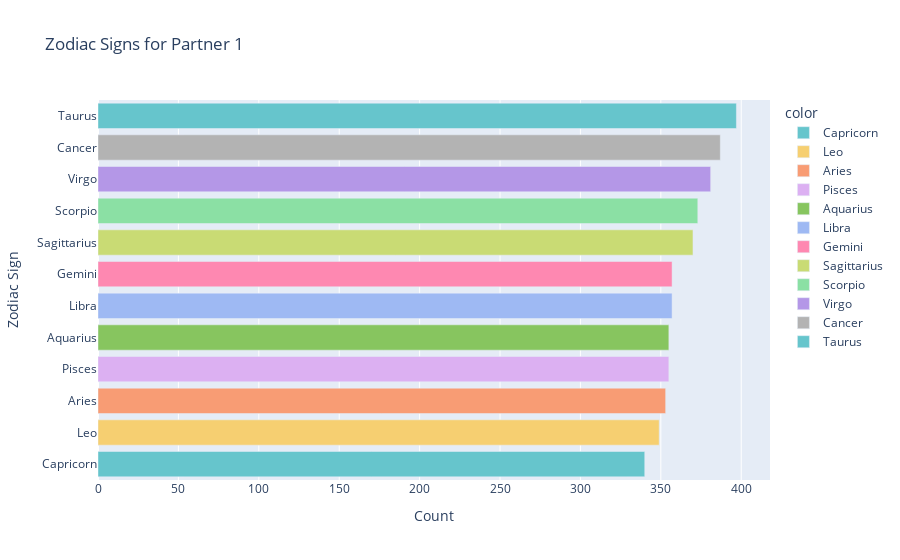
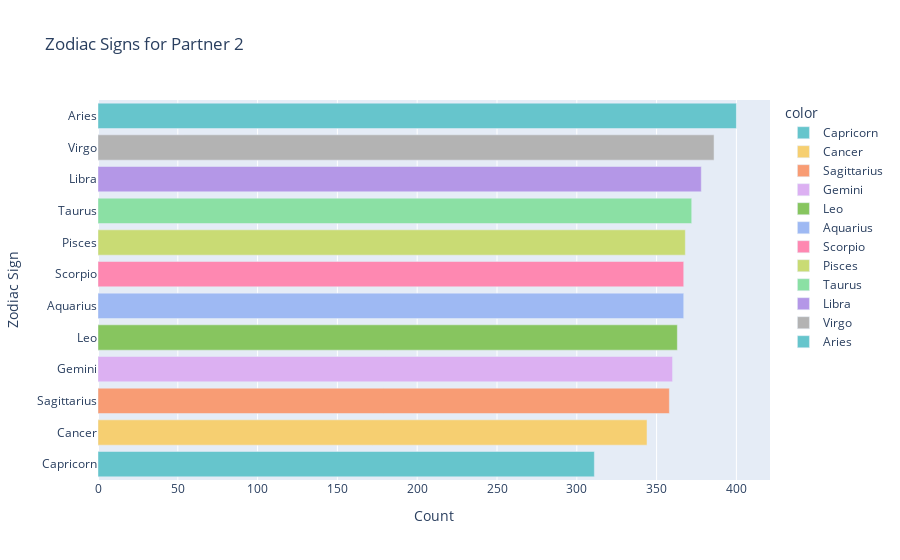

The code cell stored with these charts, in order, in its notebook:
### Code cell
# we have crean data ready to be vizualise
# Plotting a chart for the number of men zodiac signs across the data



# For Partner 1
chains_partner1 = data['Zod_sign_partner_1'].value_counts().sort_values(ascending=True)
fig_partner1 = px.bar(x=chains_partner1.values, y=chains_partner1.index, orientation='h',
                      labels={'x': 'Count', 'y': 'Zodiac Sign'},
                      title='Zodiac Signs for Partner 1',
                      color=chains_partner1.index, color_continuous_scale=['deepskyblue']*len(chains_partner1.index),
                      color_discrete_sequence=px.colors.qualitative.Pastel*len(chains_partner1.index),
                      )

# For Partner 2
chains_partner2 = data['Zod_sign_partner_2'].value_counts().sort_values(ascending=True)
fig_partner2 = px.bar(x=chains_partner2.values, y=chains_partner2.index, orientation='h',
                      labels={'x': 'Count', 'y': 'Zodiac Sign'},
                      title='Zodiac Signs for Partner 2',
                      color=chains_partner2.index, color_continuous_scale=['deepskyblue']*len(chains_partner2.index),
                      color_discrete_sequence=px.colors.qualitative.Pastel*len(chains_partner2.index),
                      )

fig_partner1.show()
fig_partner2.show()

### Figure 1 — Plotly figure (JSON) as saved in the notebook; plotly's stock layout.template omitted (floating-point values rounded to 4 significant figures)
{"data": [{"alignmentgroup": "True", "hovertemplate": "color=Capricorn<br>Count=%{x}<br>Zodiac Sign=%{y}<extra></extra>", "legendgroup": "Capricorn", "marker": {"color": "rgb(102, 197, 204)", "pattern": {"shape": ""}}, "name": "Capricorn", "offsetgroup": "Capricorn", "orientation": "h", "showlegend": true, "textposition": "auto", "type": "bar", "x": [340], "xaxis": "x", "y": ["Capricorn"], "yaxis": "y"}, {"alignmentgroup": "True", "hovertemplate": "color=Leo<br>Count=%{x}<br>Zodiac Sign=%{y}<extra></extra>", "legendgroup": "Leo", "marker": {"color": "rgb(246, 207, 113)", "pattern": {"shape": ""}}, "name": "Leo", "offsetgroup": "Leo", "orientation": "h", "showlegend": true, "textposition": "auto", "type": "bar", "x": [349], "xaxis": "x", "y": ["Leo"], "yaxis": "y"}, {"alignmentgroup": "True", "hovertemplate": "color=Aries<br>Count=%{x}<br>Zodiac Sign=%{y}<extra></extra>", "legendgroup": "Aries", "marker": {"color": "rgb(248, 156, 116)", "pattern": {"shape": ""}}, "name": "Aries", "offsetgroup": "Aries", "orientation": "h", "showlegend": true, "textposition": "auto", "type": "bar", "x": [353], "xaxis": "x", "y": ["Aries"], "yaxis": "y"}, {"alignmentgroup": "True", "hovertemplate": "color=Pisces<br>Count=%{x}<br>Zodiac Sign=%{y}<extra></extra>", "legendgroup": "Pisces", "marker": {"color": "rgb(220, 176, 242)", "pattern": {"shape": ""}}, "name": "Pisces", "offsetgroup": "Pisces", "orientation": "h", "showlegend": true, "textposition": "auto", "type": "bar", "x": [355], "xaxis": "x", "y": ["Pisces"], "yaxis": "y"}, {"alignmentgroup": "True", "hovertemplate": "color=Aquarius<br>Count=%{x}<br>Zodiac Sign=%{y}<extra></extra>", "legendgroup": "Aquarius", "marker": {"color": "rgb(135, 197, 95)", "pattern": {"shape": ""}}, "name": "Aquarius", "offsetgroup": "Aquarius", "orientation": "h", "showlegend": true, "textposition": "auto", "type": "bar", "x": [355], "xaxis": "x", "y": ["Aquarius"], "yaxis": "y"}, {"alignmentgroup": "True", "hovertemplate": "color=Libra<br>Count=%{x}<br>Zodiac Sign=%{y}<extra></extra>", "legendgroup": "Libra", "marker": {"color": "rgb(158, 185, 243)", "pattern": {"shape": ""}}, "name": "Libra", "offsetgroup": "Libra", "orientation": "h", "showlegend": true, "textposition": "auto", "type": "bar", "x": [357], "xaxis": "x", "y": ["Libra"], "yaxis": "y"}, {"alignmentgroup": "True", "hovertemplate": "color=Gemini<br>Count=%{x}<br>Zodiac Sign=%{y}<extra></extra>", "legendgroup": "Gemini", "marker": {"color": "rgb(254, 136, 177)", "pattern": {"shape": ""}}, "name": "Gemini", "offsetgroup": "Gemini", "orientation": "h", "showlegend": true, "textposition": "auto", "type": "bar", "x": [357], "xaxis": "x", "y": ["Gemini"], "yaxis": "y"}, {"alignmentgroup": "True", "hovertemplate": "color=Sagittarius<br>Count=%{x}<br>Zodiac Sign=%{y}<extra></extra>", "legendgroup": "Sagittarius", "marker": {"color": "rgb(201, 219, 116)", "pattern": {"shape": ""}}, "name": "Sagittarius", "offsetgroup": "Sagittarius", "orientation": "h", "showlegend": true, "textposition": "auto", "type": "bar", "x": [370], "xaxis": "x", "y": ["Sagittarius"], "yaxis": "y"}, {"alignmentgroup": "True", "hovertemplate": "color=Scorpio<br>Count=%{x}<br>Zodiac Sign=%{y}<extra></extra>", "legendgroup": "Scorpio", "marker": {"color": "rgb(139, 224, 164)", "pattern": {"shape": ""}}, "name": "Scorpio", "offsetgroup": "Scorpio", "orientation": "h", "showlegend": true, "textposition": "auto", "type": "bar", "x": [373], "xaxis": "x", "y": ["Scorpio"], "yaxis": "y"}, {"alignmentgroup": "True", "hovertemplate": "color=Virgo<br>Count=%{x}<br>Zodiac Sign=%{y}<extra></extra>", "legendgroup": "Virgo", "marker": {"color": "rgb(180, 151, 231)", "pattern": {"shape": ""}}, "name": "Virgo", "offsetgroup": "Virgo", "orientation": "h", "showlegend": true, "textposition": "auto", "type": "bar", "x": [381], "xaxis": "x", "y": ["Virgo"], "yaxis": "y"}, {"alignmentgroup": "True", "hovertemplate": "color=Cancer<br>Count=%{x}<br>Zodiac Sign=%{y}<extra></extra>", "legendgroup": "Cancer", "marker": {"color": "rgb(179, 179, 179)", "pattern": {"shape": ""}}, "name": "Cancer", "offsetgroup": "Cancer", "orientation": "h", "showlegend": true, "textposition": "auto", "type": "bar", "x": [387], "xaxis": "x", "y": ["Cancer"], "yaxis": "y"}, {"alignmentgroup": "True", "hovertemplate": "color=Taurus<br>Count=%{x}<br>Zodiac Sign=%{y}<extra></extra>", "legendgroup": "Taurus", "marker": {"color": "rgb(102, 197, 204)", "pattern": {"shape": ""}}, "name": "Taurus", "offsetgroup": "Taurus", "orientation": "h", "showlegend": true, "textposition": "auto", "type": "bar", "x": [397], "xaxis": "x", "y": ["Taurus"], "yaxis": "y"}], "layout": {"barmode": "relative", "legend": {"title": {"text": "color"}, "tracegroupgap": 0}, "title": {"text": "Zodiac Signs for Partner 1"}, "xaxis": {"anchor": "y", "domain": [0, 1], "title": {"text": "Count"}}, "yaxis": {"anchor": "x", "domain": [0, 1], "title": {"text": "Zodiac Sign"}}}}

### Figure 2 — Plotly figure (JSON) as saved in the notebook; plotly's stock layout.template omitted (floating-point values rounded to 4 significant figures)
{"data": [{"alignmentgroup": "True", "hovertemplate": "color=Capricorn<br>Count=%{x}<br>Zodiac Sign=%{y}<extra></extra>", "legendgroup": "Capricorn", "marker": {"color": "rgb(102, 197, 204)", "pattern": {"shape": ""}}, "name": "Capricorn", "offsetgroup": "Capricorn", "orientation": "h", "showlegend": true, "textposition": "auto", "type": "bar", "x": [311], "xaxis": "x", "y": ["Capricorn"], "yaxis": "y"}, {"alignmentgroup": "True", "hovertemplate": "color=Cancer<br>Count=%{x}<br>Zodiac Sign=%{y}<extra></extra>", "legendgroup": "Cancer", "marker": {"color": "rgb(246, 207, 113)", "pattern": {"shape": ""}}, "name": "Cancer", "offsetgroup": "Cancer", "orientation": "h", "showlegend": true, "textposition": "auto", "type": "bar", "x": [344], "xaxis": "x", "y": ["Cancer"], "yaxis": "y"}, {"alignmentgroup": "True", "hovertemplate": "color=Sagittarius<br>Count=%{x}<br>Zodiac Sign=%{y}<extra></extra>", "legendgroup": "Sagittarius", "marker": {"color": "rgb(248, 156, 116)", "pattern": {"shape": ""}}, "name": "Sagittarius", "offsetgroup": "Sagittarius", "orientation": "h", "showlegend": true, "textposition": "auto", "type": "bar", "x": [358], "xaxis": "x", "y": ["Sagittarius"], "yaxis": "y"}, {"alignmentgroup": "True", "hovertemplate": "color=Gemini<br>Count=%{x}<br>Zodiac Sign=%{y}<extra></extra>", "legendgroup": "Gemini", "marker": {"color": "rgb(220, 176, 242)", "pattern": {"shape": ""}}, "name": "Gemini", "offsetgroup": "Gemini", "orientation": "h", "showlegend": true, "textposition": "auto", "type": "bar", "x": [360], "xaxis": "x", "y": ["Gemini"], "yaxis": "y"}, {"alignmentgroup": "True", "hovertemplate": "color=Leo<br>Count=%{x}<br>Zodiac Sign=%{y}<extra></extra>", "legendgroup": "Leo", "marker": {"color": "rgb(135, 197, 95)", "pattern": {"shape": ""}}, "name": "Leo", "offsetgroup": "Leo", "orientation": "h", "showlegend": true, "textposition": "auto", "type": "bar", "x": [363], "xaxis": "x", "y": ["Leo"], "yaxis": "y"}, {"alignmentgroup": "True", "hovertemplate": "color=Aquarius<br>Count=%{x}<br>Zodiac Sign=%{y}<extra></extra>", "legendgroup": "Aquarius", "marker": {"color": "rgb(158, 185, 243)", "pattern": {"shape": ""}}, "name": "Aquarius", "offsetgroup": "Aquarius", "orientation": "h", "showlegend": true, "textposition": "auto", "type": "bar", "x": [367], "xaxis": "x", "y": ["Aquarius"], "yaxis": "y"}, {"alignmentgroup": "True", "hovertemplate": "color=Scorpio<br>Count=%{x}<br>Zodiac Sign=%{y}<extra></extra>", "legendgroup": "Scorpio", "marker": {"color": "rgb(254, 136, 177)", "pattern": {"shape": ""}}, "name": "Scorpio", "offsetgroup": "Scorpio", "orientation": "h", "showlegend": true, "textposition": "auto", "type": "bar", "x": [367], "xaxis": "x", "y": ["Scorpio"], "yaxis": "y"}, {"alignmentgroup": "True", "hovertemplate": "color=Pisces<br>Count=%{x}<br>Zodiac Sign=%{y}<extra></extra>", "legendgroup": "Pisces", "marker": {"color": "rgb(201, 219, 116)", "pattern": {"shape": ""}}, "name": "Pisces", "offsetgroup": "Pisces", "orientation": "h", "showlegend": true, "textposition": "auto", "type": "bar", "x": [368], "xaxis": "x", "y": ["Pisces"], "yaxis": "y"}, {"alignmentgroup": "True", "hovertemplate": "color=Taurus<br>Count=%{x}<br>Zodiac Sign=%{y}<extra></extra>", "legendgroup": "Taurus", "marker": {"color": "rgb(139, 224, 164)", "pattern": {"shape": ""}}, "name": "Taurus", "offsetgroup": "Taurus", "orientation": "h", "showlegend": true, "textposition": "auto", "type": "bar", "x": [372], "xaxis": "x", "y": ["Taurus"], "yaxis": "y"}, {"alignmentgroup": "True", "hovertemplate": "color=Libra<br>Count=%{x}<br>Zodiac Sign=%{y}<extra></extra>", "legendgroup": "Libra", "marker": {"color": "rgb(180, 151, 231)", "pattern": {"shape": ""}}, "name": "Libra", "offsetgroup": "Libra", "orientation": "h", "showlegend": true, "textposition": "auto", "type": "bar", "x": [378], "xaxis": "x", "y": ["Libra"], "yaxis": "y"}, {"alignmentgroup": "True", "hovertemplate": "color=Virgo<br>Count=%{x}<br>Zodiac Sign=%{y}<extra></extra>", "legendgroup": "Virgo", "marker": {"color": "rgb(179, 179, 179)", "pattern": {"shape": ""}}, "name": "Virgo", "offsetgroup": "Virgo", "orientation": "h", "showlegend": true, "textposition": "auto", "type": "bar", "x": [386], "xaxis": "x", "y": ["Virgo"], "yaxis": "y"}, {"alignmentgroup": "True", "hovertemplate": "color=Aries<br>Count=%{x}<br>Zodiac Sign=%{y}<extra></extra>", "legendgroup": "Aries", "marker": {"color": "rgb(102, 197, 204)", "pattern": {"shape": ""}}, "name": "Aries", "offsetgroup": "Aries", "orientation": "h", "showlegend": true, "textposition": "auto", "type": "bar", "x": [400], "xaxis": "x", "y": ["Aries"], "yaxis": "y"}], "layout": {"barmode": "relative", "legend": {"title": {"text": "color"}, "tracegroupgap": 0}, "title": {"text": "Zodiac Signs for Partner 2"}, "xaxis": {"anchor": "y", "domain": [0, 1], "title": {"text": "Count"}}, "yaxis": {"anchor": "x", "domain": [0, 1], "title": {"text": "Zodiac Sign"}}}}
